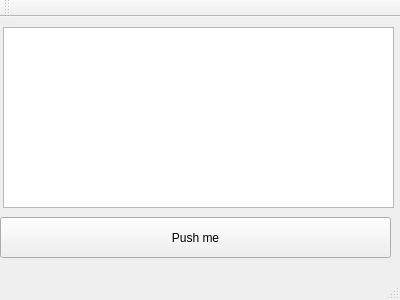
<?xml version="1.0" encoding="UTF-8"?>
<ui version="4.0">
 <class>MainWindow</class>
 <widget class="QMainWindow" name="MainWindow">
  <property name="geometry">
   <rect>
    <x>0</x>
    <y>0</y>
    <width>400</width>
    <height>300</height>
   </rect>
  </property>
  <property name="windowTitle">
   <string>MainWindow</string>
  </property>
  <widget class="QWidget" name="centralWidget">
   <widget class="QPushButton" name="cmdPushMe">
    <property name="geometry">
     <rect>
      <x>0</x>
      <y>200</y>
      <width>391</width>
      <height>41</height>
     </rect>
    </property>
    <property name="text">
     <string>Push me</string>
    </property>
   </widget>
   <widget class="QTextEdit" name="textEdit">
    <property name="geometry">
     <rect>
      <x>3</x>
      <y>10</y>
      <width>391</width>
      <height>181</height>
     </rect>
    </property>
   </widget>
  </widget>
  <widget class="QMenuBar" name="menuBar">
   <property name="geometry">
    <rect>
     <x>0</x>
     <y>0</y>
     <width>400</width>
     <height>21</height>
    </rect>
   </property>
  </widget>
  <widget class="QToolBar" name="mainToolBar">
   <attribute name="toolBarArea">
    <enum>TopToolBarArea</enum>
   </attribute>
   <attribute name="toolBarBreak">
    <bool>false</bool>
   </attribute>
  </widget>
  <widget class="QStatusBar" name="statusBar"/>
 </widget>
 <layoutdefault spacing="6" margin="11"/>
 <resources/>
 <connections/>
</ui>
